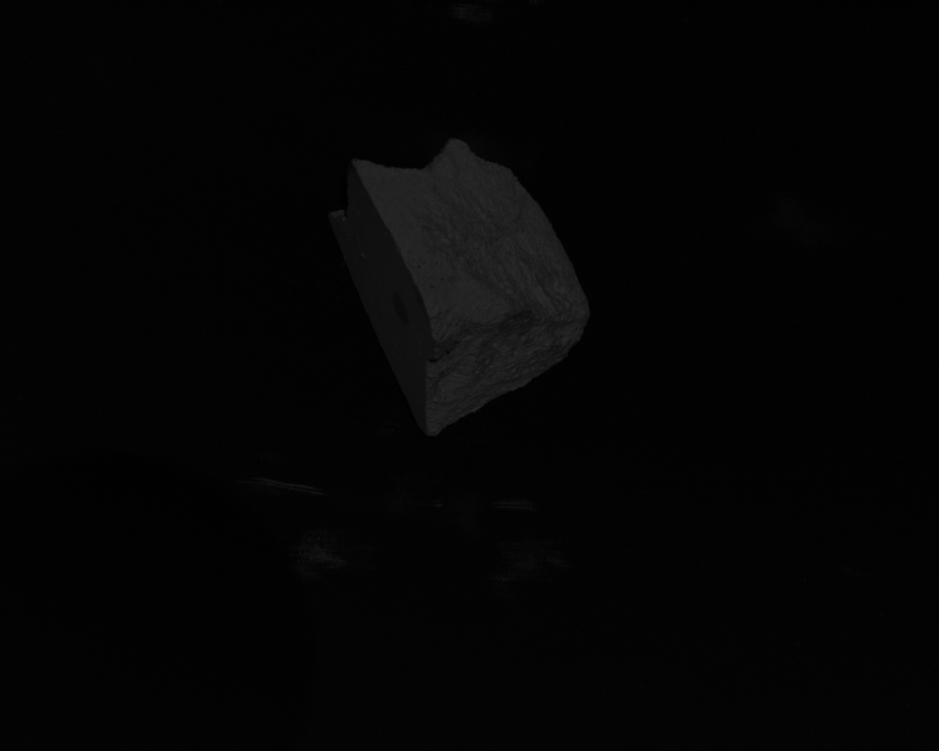
#> input picture test/brick/mask_with.png, 939 x 751 px, shrunk from 1280 x 1024 before the run, found by its file name; the run also reads 1 picture not shown here
$ python mask.py
#> lines starting #> are read from the running program, lines starting #| are printed output that depends on the picture; after the words box and inside, x2 and y2 are one past the last pixel; in counts of white or black regions, pixels touching at a corner belong together
import cv2 as cv

path_to_save_mask = "test/holy_metal/"
# avg_black = cv.imread("black/avg_black.png", cv.IMREAD_COLOR)

MASK_THREASHOLD = 3

image_no_object = cv.imread(path_to_save_mask + "mask_without.png", cv.IMREAD_GRAYSCALE)
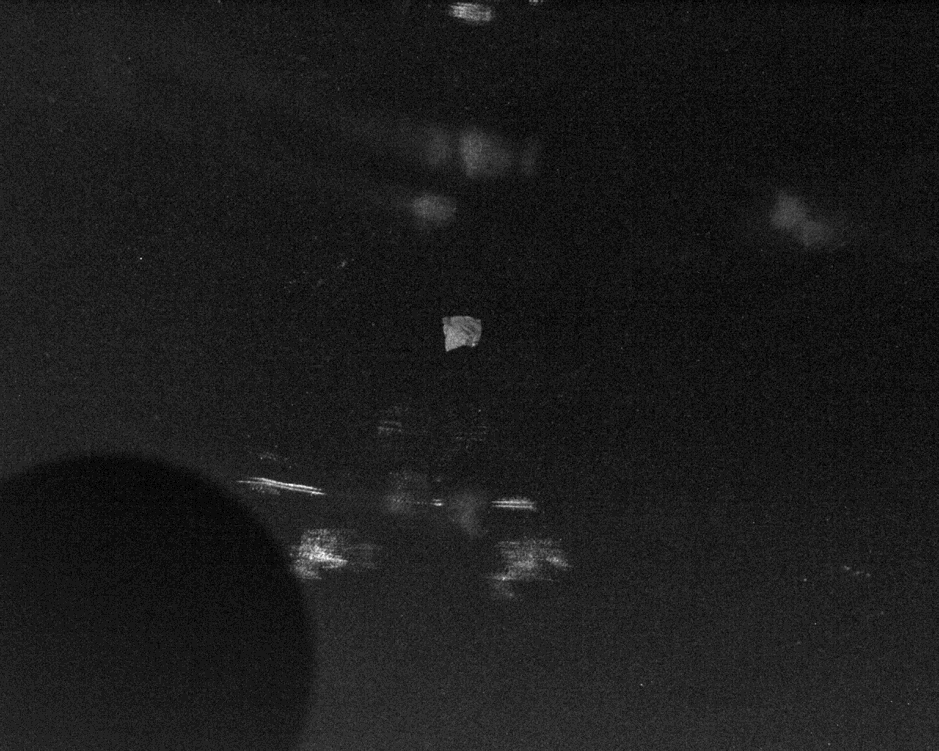
#> image_no_object: shape (751, 939); min 0, max 21, mean 2.3; drawn with min black and max white
image_object = cv.imread(path_to_save_mask + "mask_with.png", cv.IMREAD_GRAYSCALE)
#> image_object: shape (751, 939); min 0, max 42, mean 4
# [11 lines of commented-out code are left out]

cv.imwrite("tmp_no.png", image_no_object)
cv.imwrite("tmp_obj.png", image_object)

# blur images
image_no_object = cv.fastNlMeansDenoising(
    image_no_object, None, 3, 11, 21)
image_object = cv.fastNlMeansDenoising(
    image_object, None, 3, 11, 21)
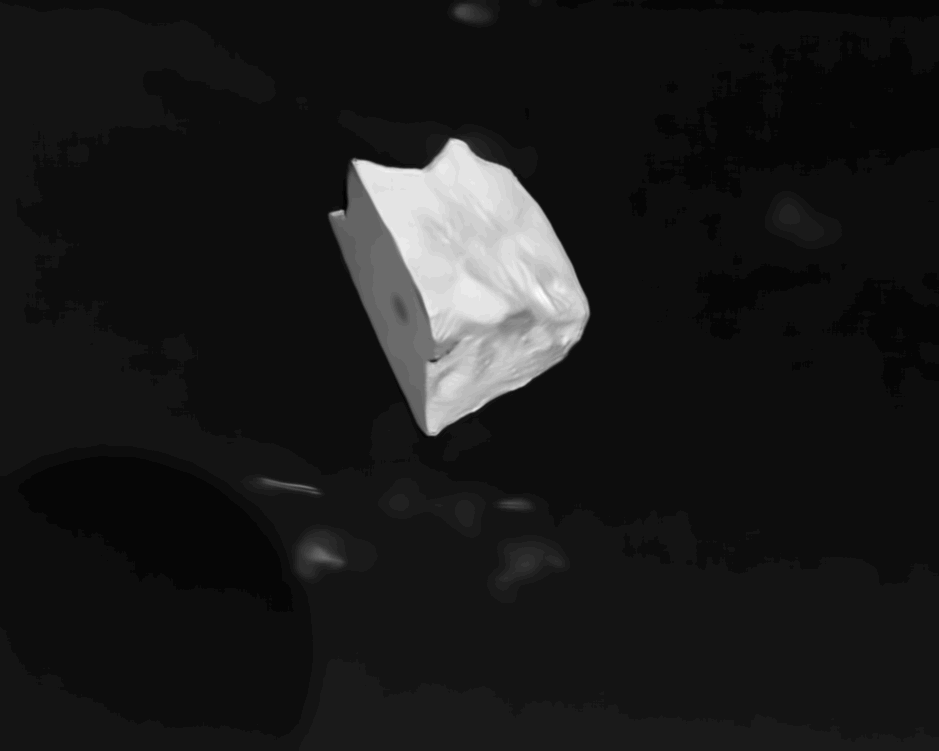
#> image_object: shape (751, 939); min 0, max 38, mean 4; drawn with min black and max white


# convert images to grayscale
# image_no_object = cv.cvtColor(image_no_object, cv.COLOR_BGR2GRAY)
# image_object = cv.cvtColor(image_object, cv.COLOR_BGR2GRAY)

# generate mask
mask = cv.absdiff(image_object, image_no_object)
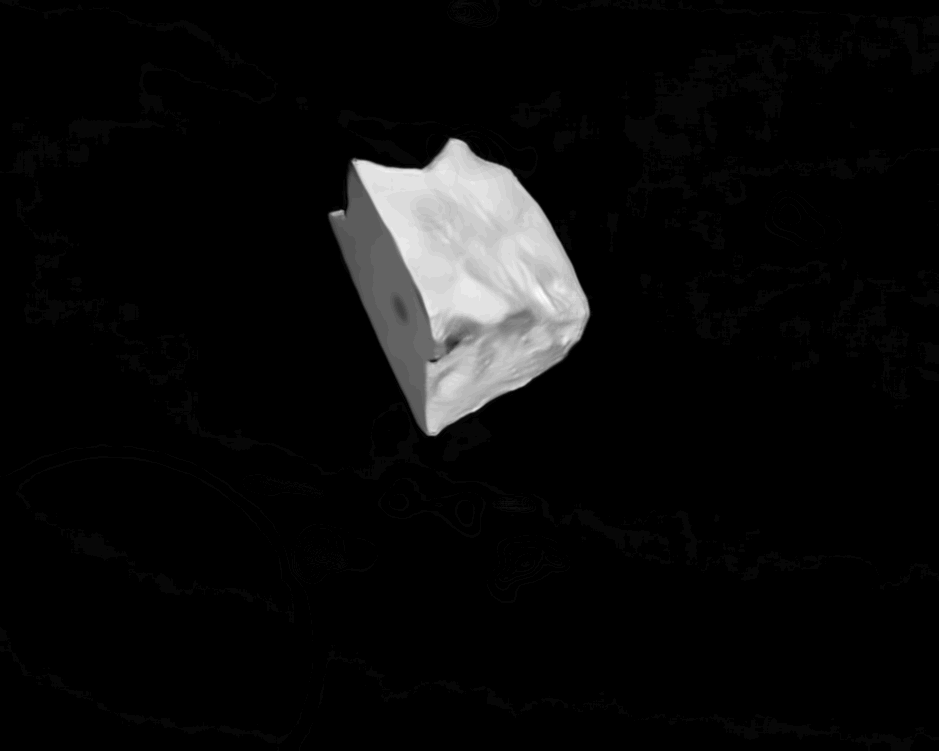
#> mask: shape (751, 939); min 0, max 36, mean 1.8; drawn with min black and max white
mask[mask < MASK_THREASHOLD] = 0
#> mask: shape (751, 939); 7.05% of pixels changed, all inside (x1, y1, x2, y2) = (0, 0, 939, 751)
mask[mask >= MASK_THREASHOLD] = 255
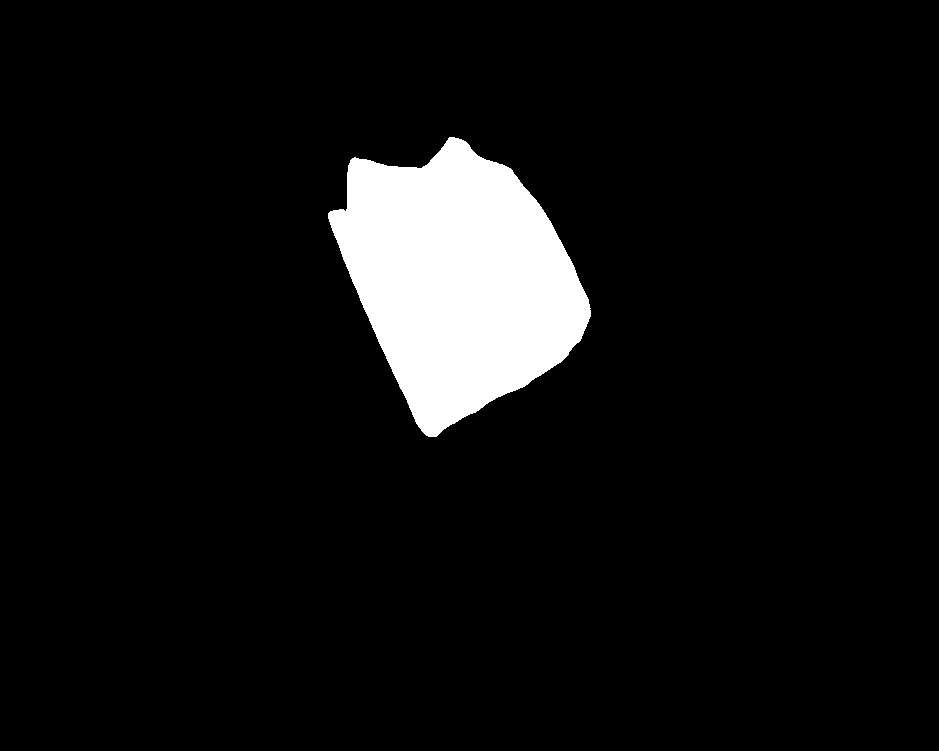
#> mask: shape (751, 939); 7% white; 1 white region, box (x1, y1, x2, y2) and area: (328, 137, 591, 437) 49166


# [11 lines of commented-out code are left out]

cv.imwrite(path_to_save_mask + "mask.png", mask)
